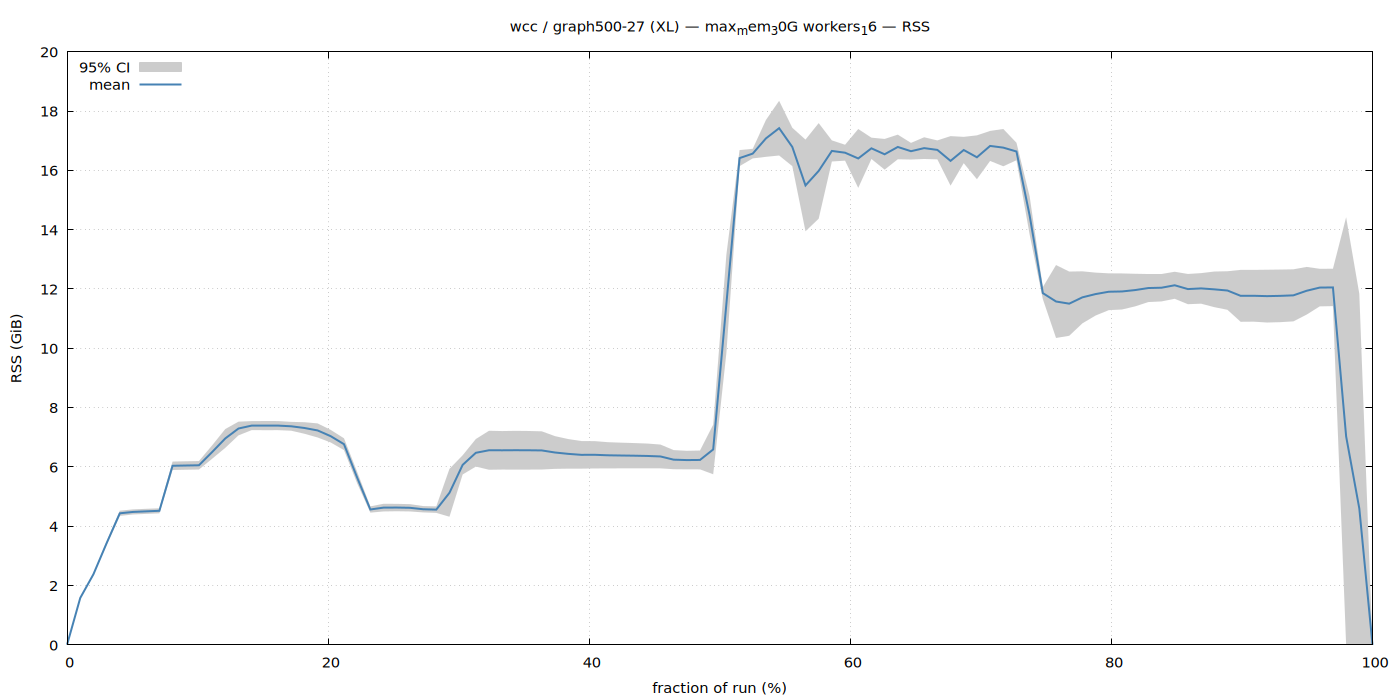

The gnuplot source for this figure:
set terminal pngcairo size 1400,700 enhanced font 'Sans,11'
set output '/home/ubuntu/nvm/gfrs/wcc/XL/graph500-27/max_mem_30G_workers_16/rss.png'
set title "wcc / graph500-27 (XL) — max_mem_30G workers_16 — RSS"
set xlabel 'fraction of run (%)'
set ylabel 'RSS (GiB)'
set grid
set key top left
set yrange [0:*]
plot '/home/ubuntu/nvm/gfrs/wcc/XL/graph500-27/max_mem_30G_workers_16/rss.dat' using 1:3:4 with filledcurves lc rgb '#cccccc' title '95% CI', \
     '' using 1:2 with lines lw 2 lc rgb '#4682b4' title 'mean'
